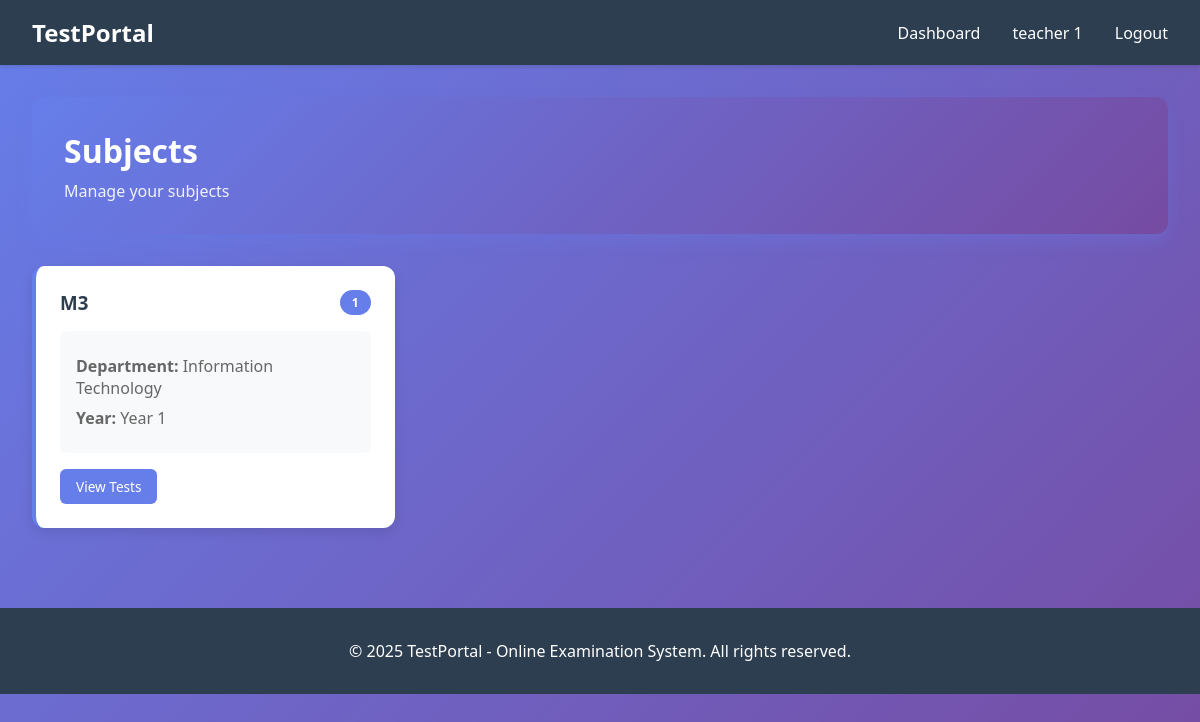
/questions/subjects/ (signed in), run on the app's committed database.
### accounts/models.py (models this page shows, shortened)
class User(AbstractUser):
    ROLE_CHOICES = (
        ('ADMIN', 'Admin'),
        ('HOD', 'HOD'),
        ('TEACHER', 'Teacher'),
        ('STUDENT', 'Student'),
    )
    role = models.CharField(max_length=20, choices=ROLE_CHOICES)
    groups = models.ManyToManyField(
        'auth.Group',
        verbose_name='groups',
        blank=True,
        related_name='custom_user_groups'
    )
    user_permissions = models.ManyToManyField(
        'auth.Permission',
        verbose_name='user permissions',
        blank=True,
        related_name='custom_user_permissions'
    )

### questions/models.py (models this page shows, shortened)
class Subject(models.Model):
    name = models.CharField(max_length=100, unique=True)
    code = models.CharField(max_length=20, unique=True)
    department = models.CharField(max_length=100)
    year = models.IntegerField()
    description = models.TextField(blank=True)
    created_at = models.DateTimeField(auto_now_add=True)
    class Meta:
        ordering = ['name']

### questions/views.py (the view)
# urls.py: path('subjects/', views.subject_list, name='subject_list'),
@login_required(login_url='accounts:login')
def subject_list(request):
    subjects = Subject.objects.all()
    if request.user.role == 'HOD':
        try:
            hod_profile = HODProfile.objects.get(user=request.user)
            subjects = subjects.filter(department=hod_profile.department)
        except HODProfile.DoesNotExist:
            subjects = Subject.objects.none()
    context = {'subjects': subjects}
    return render(request, 'questions/subject_list.html', context)

### templates/questions/subject_list.html (shortened to what this page needs)
{% extends 'base.html' %}
{% block content %}
<div class="dashboard-container">
    <div class="dashboard-header" style="background: linear-gradient(135deg, #667eea 0%, #764ba2 100%);">
        <div style="display: flex; justify-content: space-between; align-items: center;">
            <div>
                <h1>Subjects</h1>
                <p class="header-subtitle">Manage your subjects</p>
            </div>
        </div>
    </div>
    {% if subjects %}
    <div class="subjects-grid">
        {% for subject in subjects %}
        <div class="subject-card">
            <div class="subject-header">
                <h3>{{ subject.name }}</h3>
                <span class="subject-code">{{ subject.code }}</span>
            </div>
            <div class="subject-info">
                <p><strong>Department:</strong> {{ subject.department }}</p>
                <p><strong>Year:</strong> Year {{ subject.year }}</p>
            </div>
            <div class="subject-actions">
                <a href="{% url 'questions:test_list' %}?subject={{ subject.id }}" class="btn btn-small btn-primary">
                    View Tests
                </a>
            </div>
        </div>
        {% endfor %}
    </div>
    {% else %}
    <div class="content-card">
        <p style="text-align: center; color: #999; padding: 2rem;">
            No subjects found. {% if user.role in 'ADMIN,HOD' %}<a href="{% url 'questions:create_subject' %}">Create one now</a>{% endif %}
        </p>
    </div>
    {% endif %}
</div>
{% endblock %}

### templates/base.html (shortened to what this page needs)
<!DOCTYPE html>
<html lang="en">
<head>
</head>
<body>
    {% if user.is_authenticated %}
    <nav class="navbar">
        <div class="navbar-container">
            <h1>TestPortal</h1>
            <div class="navbar-links">
                <a href="{% url 'accounts:admin_dashboard' %}">Dashboard</a>
                <span>{{ user.get_full_name|default:user.username }}</span>
                <a href="{% url 'accounts:admin_logout' %}">Logout</a>
            </div>
        </div>
    </nav>
    {% endif %}
    <div class="container">
        {% block content %}{% endblock %}
    </div>
    <footer class="footer">
        <p>&copy; 2025 TestPortal - Online Examination System. All rights reserved.</p>
    </footer>
</body>
</html>

### templates/questions/subject_list.html (style rules this page uses)
.dashboard-container { max-width: 1400px; margin: 0 auto; }
.dashboard-header { color: white; padding: 2rem; border-radius: 12px; margin-bottom: 2rem; box-shadow: 0 8px 16px rgba(102, 126, 234, 0.3); }
.dashboard-header h1 { margin: 0 0 0.5rem 0; font-size: 2rem; }
.header-subtitle { margin: 0; opacity: 0.9; }
.subjects-grid { display: grid; grid-template-columns: repeat(auto-fill, minmax(300px, 1fr)); gap: 1.5rem; }
.subject-card { background: white; padding: 1.5rem; border-radius: 12px; box-shadow: 0 4px 12px rgba(0, 0, 0, 0.1); transition: all 0.3s; border-left: 4px solid #667eea; }
.subject-header { display: flex; justify-content: space-between; align-items: start; margin-bottom: 1rem; }
.subject-header h3 { margin: 0; color: #2c3e50; }
.subject-code { background: #667eea; color: white; padding: 0.25rem 0.75rem; border-radius: 20px; font-size: 0.75rem; font-weight: 600; }
.subject-info { margin: 1rem 0; padding: 1rem; background: #f8f9fa; border-radius: 6px; }
.subject-info p { margin: 0.5rem 0; color: #666; }
.subject-actions { display: flex; gap: 0.5rem; margin-top: 1rem; }
.btn { display: inline-flex; align-items: center; gap: 0.5rem; padding: 0.5rem 1rem; border: none; border-radius: 6px; font-size: 0.9rem; text-decoration: none; cursor: pointer; transition: all 0.3s; font-weight: 500; }
.btn-small { padding: 0.5rem 1rem; font-size: 0.85rem; }
.btn-primary { background: #667eea; color: white; }

### data on the page
User: get_full_name "teacher 1"
Subject: name "M3", code "1", department "Information Technology", year "1"
